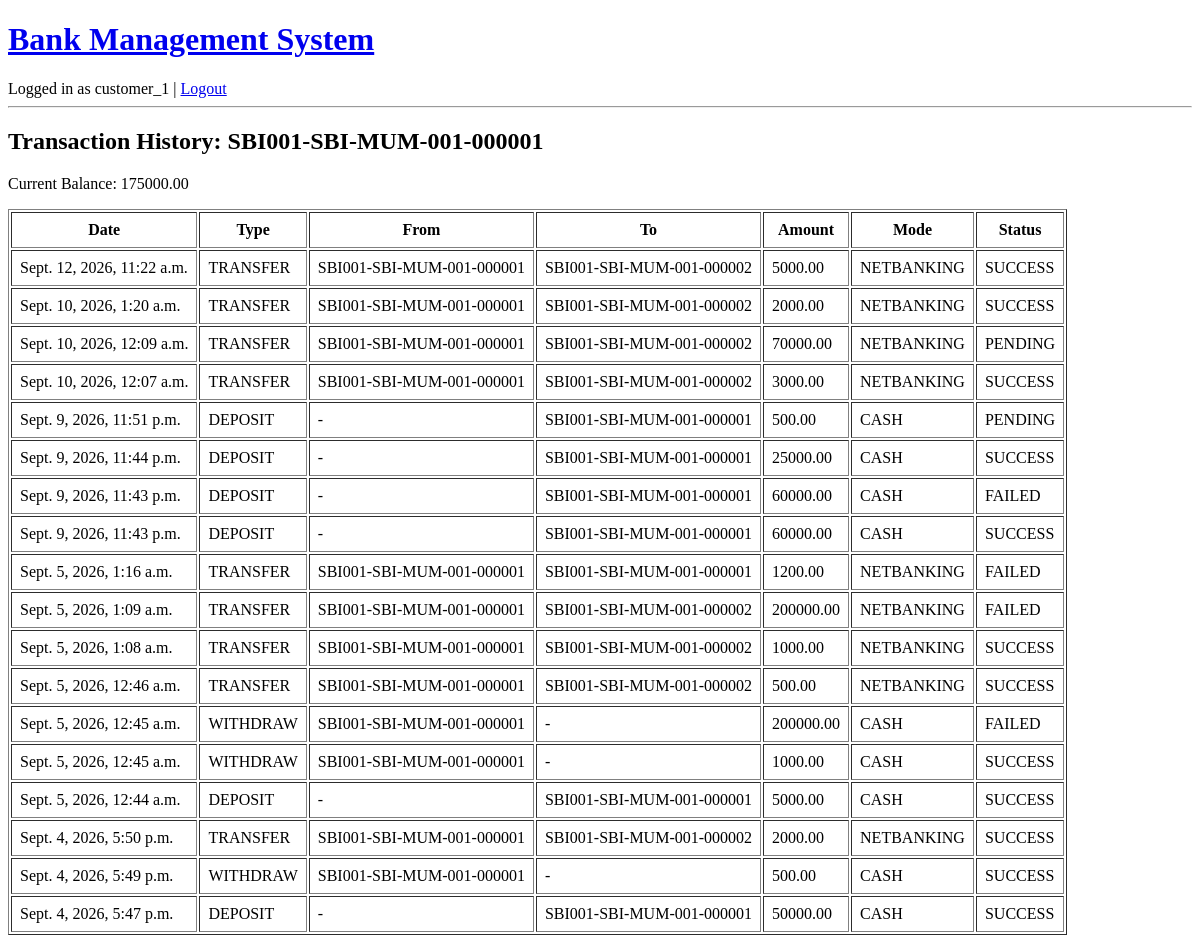
The page /transactions/history/1/ (signed in) on the database as committed earlier.
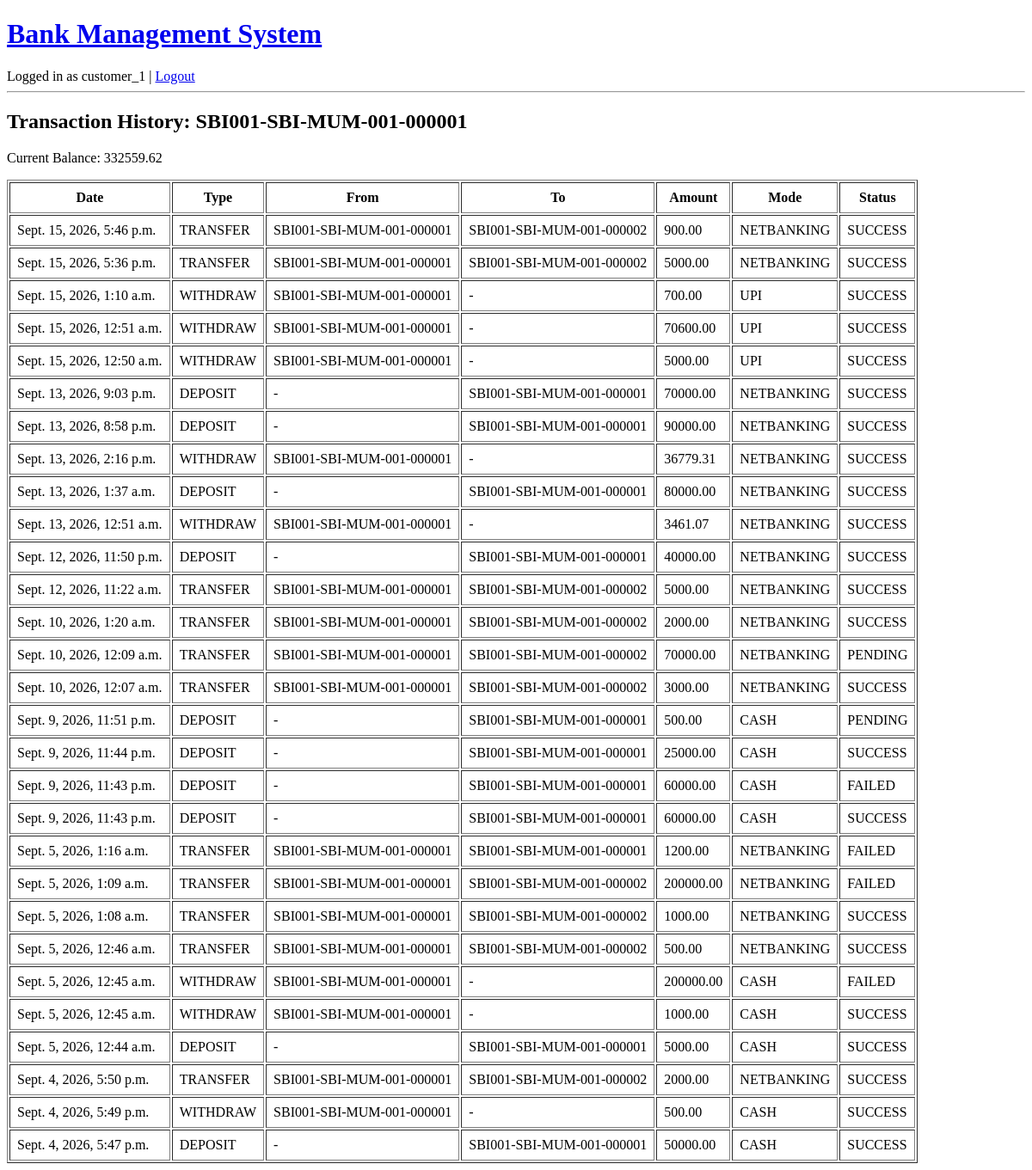
The same page on the database as committed later.
### accounts/models.py (models this page shows, shortened)
class Account(models.Model):
    ACCOUNT_TYPES = [
        ("SAVINGS", "Savings"),
        ("CURRENT", "Current"),
        ("LOAN", "Loan"),
    ]
    STATUS_CHOICES = [
        ("ACTIVE", "Active"),
        ("CLOSED", "Closed"),
    ]
    account_no = models.CharField(max_length=30, unique=True, editable=False, blank=True)
    customer = models.ForeignKey(Customer, on_delete=models.CASCADE, related_name="accounts")
    branch = models.ForeignKey(Branch, on_delete=models.PROTECT, related_name="accounts")
    account_type = models.CharField(max_length=10, choices=ACCOUNT_TYPES)
    balance = models.DecimalField(max_digits=12, decimal_places=2, default=0.00)
    status = models.CharField(max_length=20, choices=STATUS_CHOICES, default="ACTIVE")
    daily_limit = models.DecimalField(max_digits=12, decimal_places=2, default=50000.00)
    open_date = models.DateField(auto_now_add=True)

### transactions/models.py (models this page shows, shortened)
class Transaction(models.Model):
    TRANSACTION_TYPES = [
        ("DEPOSIT", "Deposit"),
        ("WITHDRAW", "Withdraw"),
        ("TRANSFER", "Transfer"),
    ]
    MODE_CHOICES = [
        ("CASH", "Cash"),
        ("UPI", "UPI"),
        ("CARD", "Card"),
        ("NETBANKING", "Net Banking"),
    ]
    STATUS_CHOICES = [
        ("SUCCESS", "Success"),
        ("FAILED", "Failed"),
        ("PENDING", "Pending"),
    ]
    transaction_type = models.CharField(max_length=10, choices=TRANSACTION_TYPES)
    from_account = models.ForeignKey(
        Account, on_delete=models.CASCADE,
        related_name="outgoing_transactions",
        null=True, blank=True
    )
    to_account = models.ForeignKey(
        Account, on_delete=models.CASCADE,
        related_name="incoming_transactions",
        null=True, blank=True
    )
    amount = models.DecimalField(max_digits=12, decimal_places=2)
    mode_of_transaction = models.CharField(max_length=20, choices=MODE_CHOICES, default="CASH")
    status = models.CharField(max_length=20, choices=STATUS_CHOICES, default="PENDING")
    performed_by = models.ForeignKey(
        settings.AUTH_USER_MODEL, on_delete=models.SET_NULL, null=True, blank=True
    )
    remarks = models.CharField(max_length=255, blank=True)
    timestamp = models.DateTimeField(auto_now_add=True)
    is_loan_related = models.BooleanField(default=False)

### transactions/views.py (the view)
# urls.py: path("history/<int:account_id>/", views.transaction_history, name="transaction_history"),
@login_required
def transaction_history(request, account_id):
    account = get_object_or_404(Account, id=account_id)
    if not can_view_account(request.user, account):
        messages.error(request, "You do not have permission to view this account.")
        return redirect("login")
    txns = Transaction.objects.filter(
        Q(from_account=account) | Q(to_account=account)
    ).order_by("-timestamp")
    return render(request, "transactions/transaction_history.html", {"account": account, "transactions": txns})

### transactions/views.py (called while the page is built)
def is_admin_user(user):
    if not user.is_authenticated:
        return False
    if Customer.objects.filter(user=user).exists():
        return False
    if Employee.objects.filter(user=user).exists():
        return False
    return True

def can_view_account(user, account):
    if is_admin_user(user):
        return True
    if Employee.objects.filter(user=user).exists():
        return True
    if hasattr(user, "customer") and account.customer_id == user.customer.id:
        return True
    return False

### transactions/templates/transactions/transaction_history.html
{% extends "base.html" %}
{% block content %}
<h2>Transaction History: {{ account.account_no }}</h2>
<p>Current Balance: {{ account.balance }}</p>
<table border="1" cellpadding="8">
    <tr>
        <th>Date</th>
        <th>Type</th>
        <th>From</th>
        <th>To</th>
        <th>Amount</th>
        <th>Mode</th>
        <th>Status</th>
    </tr>
    {% for txn in transactions %}
    <tr>
        <td>{{ txn.timestamp }}</td>
        <td>{{ txn.transaction_type }}</td>
        <td>{{ txn.from_account.account_no|default:"-" }}</td>
        <td>{{ txn.to_account.account_no|default:"-" }}</td>
        <td>{{ txn.amount }}</td>
        <td>{{ txn.mode_of_transaction }}</td>
        <td>{{ txn.status }}</td>
    </tr>
    {% empty %}
    <tr>
        <td colspan="7">No transactions yet.</td>
    </tr>
    {% endfor %}
</table>
{% endblock %}

Rows that differ between the two databases and show on the page:
changed Account "SBI001-SBI-MUM-001-000001": balance "175000.00" → "332559.62"
added Transaction: timestamp "Sept. 15, 2026, 5:46 p.m.", transaction_type "TRANSFER", from_account.account_no "SBI001-SBI-MUM-001-000001", to_account.account_no "SBI001-SBI-MUM-001-000002", amount "900.00", mode_of_transaction "NETBANKING", status "SUCCESS"
added Transaction: timestamp "Sept. 15, 2026, 5:36 p.m.", transaction_type "TRANSFER", from_account.account_no "SBI001-SBI-MUM-001-000001", to_account.account_no "SBI001-SBI-MUM-001-000002", amount "5000.00", mode_of_transaction "NETBANKING", status "SUCCESS"
added Transaction: timestamp "Sept. 15, 2026, 1:10 a.m.", transaction_type "WITHDRAW", from_account.account_no "SBI001-SBI-MUM-001-000001", to_account.account_no "-", amount "700.00", mode_of_transaction "UPI", status "SUCCESS"
added Transaction: timestamp "Sept. 15, 2026, 12:51 a.m.", transaction_type "WITHDRAW", from_account.account_no "SBI001-SBI-MUM-001-000001", to_account.account_no "-", amount "70600.00", mode_of_transaction "UPI", status "SUCCESS"
added Transaction: timestamp "Sept. 15, 2026, 12:50 a.m.", transaction_type "WITHDRAW", from_account.account_no "SBI001-SBI-MUM-001-000001", to_account.account_no "-", amount "5000.00", mode_of_transaction "UPI", status "SUCCESS"
added Transaction: timestamp "Sept. 13, 2026, 9:03 p.m.", transaction_type "DEPOSIT", from_account.account_no "-", to_account.account_no "SBI001-SBI-MUM-001-000001", amount "70000.00", mode_of_transaction "NETBANKING", status "SUCCESS"
added Transaction: timestamp "Sept. 13, 2026, 8:58 p.m.", transaction_type "DEPOSIT", from_account.account_no "-", to_account.account_no "SBI001-SBI-MUM-001-000001", amount "90000.00", mode_of_transaction "NETBANKING", status "SUCCESS"
added Transaction: timestamp "Sept. 13, 2026, 2:16 p.m.", transaction_type "WITHDRAW", from_account.account_no "SBI001-SBI-MUM-001-000001", to_account.account_no "-", amount "36779.31", mode_of_transaction "NETBANKING", status "SUCCESS"
added Transaction: timestamp "Sept. 13, 2026, 1:37 a.m.", transaction_type "DEPOSIT", from_account.account_no "-", to_account.account_no "SBI001-SBI-MUM-001-000001", amount "80000.00", mode_of_transaction "NETBANKING", status "SUCCESS"
added Transaction: timestamp "Sept. 13, 2026, 12:51 a.m.", transaction_type "WITHDRAW", from_account.account_no "SBI001-SBI-MUM-001-000001", to_account.account_no "-", amount "3461.07", mode_of_transaction "NETBANKING", status "SUCCESS"
added Transaction: timestamp "Sept. 12, 2026, 11:50 p.m.", transaction_type "DEPOSIT", from_account.account_no "-", to_account.account_no "SBI001-SBI-MUM-001-000001", amount "40000.00", mode_of_transaction "NETBANKING", status "SUCCESS"
